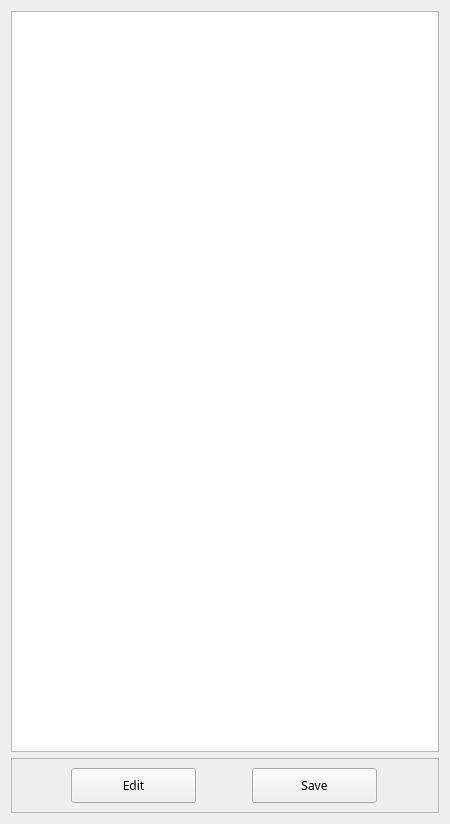
<?xml version="1.0" encoding="UTF-8"?>
<ui version="4.0">
 <class>XMLWindow</class>
 <widget class="QWidget" name="XMLWindow">
  <property name="geometry">
   <rect>
    <x>0</x>
    <y>0</y>
    <width>450</width>
    <height>824</height>
   </rect>
  </property>
  <property name="sizePolicy">
   <sizepolicy hsizetype="Expanding" vsizetype="Expanding">
    <horstretch>0</horstretch>
    <verstretch>0</verstretch>
   </sizepolicy>
  </property>
  <property name="maximumSize">
   <size>
    <width>700</width>
    <height>900</height>
   </size>
  </property>
  <property name="windowTitle">
   <string>Form</string>
  </property>
  <layout class="QVBoxLayout" name="verticalLayout">
   <item>
    <widget class="QPlainTextEdit" name="xmlEdit">
     <property name="sizePolicy">
      <sizepolicy hsizetype="Expanding" vsizetype="Expanding">
       <horstretch>0</horstretch>
       <verstretch>0</verstretch>
      </sizepolicy>
     </property>
     <property name="maximumSize">
      <size>
       <width>700</width>
       <height>800</height>
      </size>
     </property>
    </widget>
   </item>
   <item>
    <widget class="QFrame" name="frame">
     <property name="enabled">
      <bool>true</bool>
     </property>
     <property name="sizePolicy">
      <sizepolicy hsizetype="Expanding" vsizetype="Fixed">
       <horstretch>0</horstretch>
       <verstretch>0</verstretch>
      </sizepolicy>
     </property>
     <property name="minimumSize">
      <size>
       <width>0</width>
       <height>50</height>
      </size>
     </property>
     <property name="frameShape">
      <enum>QFrame::StyledPanel</enum>
     </property>
     <property name="frameShadow">
      <enum>QFrame::Raised</enum>
     </property>
     <layout class="QHBoxLayout" name="horizontalLayout">
      <item>
       <widget class="QToolButton" name="editXMLFileBtn">
        <property name="minimumSize">
         <size>
          <width>125</width>
          <height>35</height>
         </size>
        </property>
        <property name="font">
         <font>
          <family>Yu Mincho</family>
          <pointsize>9</pointsize>
         </font>
        </property>
        <property name="text">
         <string>Edit</string>
        </property>
       </widget>
      </item>
      <item>
       <widget class="QToolButton" name="saveXMLFIleBtn">
        <property name="minimumSize">
         <size>
          <width>125</width>
          <height>35</height>
         </size>
        </property>
        <property name="font">
         <font>
          <family>Yu Mincho</family>
          <pointsize>9</pointsize>
         </font>
        </property>
        <property name="autoFillBackground">
         <bool>false</bool>
        </property>
        <property name="text">
         <string>Save</string>
        </property>
       </widget>
      </item>
     </layout>
    </widget>
   </item>
  </layout>
 </widget>
 <resources/>
 <connections/>
</ui>
